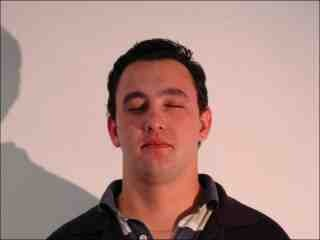
%> input picture face_dark.jpg, 320 x 240 px
$ octave skindetection.m   (GNU Octave 9; MATLAB toolbox functions it lacks are replaced by stand-ins)
%> lines starting %> are read from the running program, lines starting %| are printed output that depends on the picture; in (x1, y1, x2, y2) boxes, pixels count from 0 and x2, y2 are one past the last pixel; in counts of white or black regions, pixels touching at a corner belong together; the program's own positions count from 1
### colorspace.m
function varargout = colorspace(Conversion,varargin)
%COLORSPACE  Convert a color image between color representations.
%   B = COLORSPACE(S,A) converts the color representation of image A
%   where S is a string specifying the conversion.  S tells the
%   source and destination color spaces, S = 'dest<-src', or
%   alternatively, S = 'src->dest'.  Supported color spaces are
%
%     'RGB'              R'G'B' Red Green Blue (ITU-R BT.709 gamma-corrected)
%     'YPbPr'            Luma (ITU-R BT.601) + Chroma
%     'YCbCr'/'YCC'      Luma + Chroma ("digitized" version of Y'PbPr)
%     'YUV'              NTSC PAL Y'UV Luma + Chroma
%     'YIQ'              NTSC Y'IQ Luma + Chroma
%     'YDbDr'            SECAM Y'DbDr Luma + Chroma
%     'JPEGYCbCr'        JPEG-Y'CbCr Luma + Chroma
%     'HSV'/'HSB'        Hue Saturation Value/Brightness
%     'HSL'/'HLS'/'HSI'  Hue Saturation Luminance/Intensity
%     'XYZ'              CIE XYZ
%     'Lab'              CIE L*a*b* (CIELAB)
%     'Luv'              CIE L*u*v* (CIELUV)
%     'Lch'              CIE L*ch (CIELCH)
%
%  All conversions assume 2 degree observer and D65 illuminant.  Color
%  space names are case insensitive.  When R'G'B' is the source or
%  destination, it can be omitted. For example 'yuv<-' is short for
%  'yuv<-rgb'.
%
%  MATLAB uses two standard data formats for R'G'B': double data with
%  intensities in the range 0 to 1, and uint8 data with integer-valued
%  intensities from 0 to 255.  As MATLAB's native datatype, double data is
%  the natural choice, and the R'G'B' format used by colorspace.  However,
%  for memory and computational performance, some functions also operate
%  with uint8 R'G'B'.  Given uint8 R'G'B' color data, colorspace will
%  first cast it to double R'G'B' before processing.
%
%  If A is an Mx3 array, like a colormap, B will also have size Mx3.
%
%  [B1,B2,B3] = COLORSPACE(S,A) specifies separate output channels.
%  COLORSPACE(S,A1,A2,A3) specifies separate input channels.

% Pascal Getreuer 2005-2006

%%% Input parsing %%%
if nargin < 2, error('Not enough input arguments.'); end
[SrcSpace,DestSpace] = parse(Conversion);

if nargin == 2
   Image = varargin{1};
elseif nargin >= 3
   Image = cat(3,varargin{:});
else
   error('Invalid number of input arguments.');
end

FlipDims = (size(Image,3) == 1);

if FlipDims, Image = permute(Image,[1,3,2]); end
if ~isa(Image,'double'), Image = double(Image)/255; end
if size(Image,3) ~= 3, error('Invalid input size.'); end

SrcT = gettransform(SrcSpace);
DestT = gettransform(DestSpace);

if ~ischar(SrcT) & ~ischar(DestT)
   % Both source and destination transforms are affine, so they
   % can be composed into one affine operation
   T = [DestT(:,1:3)*SrcT(:,1:3),DestT(:,1:3)*SrcT(:,4)+DestT(:,4)];
   Temp = zeros(size(Image));
   Temp(:,:,1) = T(1)*Image(:,:,1) + T(4)*Image(:,:,2) + T(7)*Image(:,:,3) + T(10);
   Temp(:,:,2) = T(2)*Image(:,:,1) + T(5)*Image(:,:,2) + T(8)*Image(:,:,3) + T(11);
   Temp(:,:,3) = T(3)*Image(:,:,1) + T(6)*Image(:,:,2) + T(9)*Image(:,:,3) + T(12);
   Image = Temp;
elseif ~ischar(DestT)
   Image = rgb(Image,SrcSpace);
   Temp = zeros(size(Image));
   Temp(:,:,1) = DestT(1)*Image(:,:,1) + DestT(4)*Image(:,:,2) + DestT(7)*Image(:,:,3) + DestT(10);
   Temp(:,:,2) = DestT(2)*Image(:,:,1) + DestT(5)*Image(:,:,2) + DestT(8)*Image(:,:,3) + DestT(11);
   Temp(:,:,3) = DestT(3)*Image(:,:,1) + DestT(6)*Image(:,:,2) + DestT(9)*Image(:,:,3) + DestT(12);
   Image = Temp;
else
   Image = feval(DestT,Image,SrcSpace);
end

%%% Output format %%%
if nargout > 1
   varargout = {Image(:,:,1),Image(:,:,2),Image(:,:,3)};
else
   if FlipDims, Image = permute(Image,[1,3,2]); end
   varargout = {Image};
end

return;


function [SrcSpace,DestSpace] = parse(Str)
% Parse conversion argument

if isstr(Str)
   Str = lower(strrep(strrep(Str,'-',''),' ',''));
   k = find(Str == '>');

   if length(k) == 1         % Interpret the form 'src->dest'
      SrcSpace = Str(1:k-1);
      DestSpace = Str(k+1:end);
   else
      k = find(Str == '<');

      if length(k) == 1      % Interpret the form 'dest<-src'
         DestSpace = Str(1:k-1);
         SrcSpace = Str(k+1:end);
      else
         error(['Invalid conversion, ''',Str,'''.']);
      end
   end

   SrcSpace = alias(SrcSpace);
   DestSpace = alias(DestSpace);
else
   SrcSpace = 1;             % No source pre-transform
   DestSpace = Conversion;
   if any(size(Conversion) ~= 3), error('Transformation matrix must be 3x3.'); end
end
return;


function Space = alias(Space)
Space = strrep(Space,'cie','');

if isempty(Space)
   Space = 'rgb';
end

switch Space
case {'ycbcr','ycc'}
   Space = 'ycbcr';
case {'hsv','hsb'}
   Space = 'hsv';
case {'hsl','hsi','hls'}
   Space = 'hsl';
case {'rgb','yuv','yiq','ydbdr','ycbcr','jpegycbcr','xyz','lab','luv','lch'}
   return;
end
return;


function T = gettransform(Space)
% Get a colorspace transform: either a matrix describing an affine transform,
% or a string referring to a conversion subroutine
switch Space
case 'ypbpr'
   T = [0.299,0.587,0.114,0;-0.1687367,-0.331264,0.5,0;0.5,-0.418688,-0.081312,0];
case 'yuv'
   % R'G'B' to NTSC/PAL YUV
   % Wikipedia: http://en.wikipedia.org/wiki/YUV
   T = [0.299,0.587,0.114,0;-0.147,-0.289,0.436,0;0.615,-0.515,-0.100,0];
case 'ydbdr'
   % R'G'B' to SECAM YDbDr
   % Wikipedia: http://en.wikipedia.org/wiki/YDbDr
   T = [0.299,0.587,0.114,0;-0.450,-0.883,1.333,0;-1.333,1.116,0.217,0];
case 'yiq'
   % R'G'B' in [0,1] to NTSC YIQ in [0,1];[-0.595716,0.595716];[-0.522591,0.522591];
   % Wikipedia: http://en.wikipedia.org/wiki/YIQ
   T = [0.299,0.587,0.114,0;0.595716,-0.274453,-0.321263,0;0.211456,-0.522591,0.311135,0];
case 'ycbcr'
   % R'G'B' (range [0,1]) to ITU-R BRT.601 (CCIR 601) Y'CbCr
   % Wikipedia: http://en.wikipedia.org/wiki/YCbCr
   % Poynton, Equation 3, scaling of R'G'B to Y'PbPr conversion
   T = [65.481,128.553,24.966,16;-37.797,-74.203,112.0,128;112.0,-93.786,-18.214,128];
case 'jpegycbcr'
   % Wikipedia: http://en.wikipedia.org/wiki/YCbCr
   T = [0.299,0.587,0.114,0;-0.168736,-0.331264,0.5,0.5;0.5,-0.418688,-0.081312,0.5]*255;
case {'rgb','xyz','hsv','hsl','lab','luv','lch'}
   T = Space;
otherwise
   error(['Unknown color space, ''',Space,'''.']);
end
return;


function Image = rgb(Image,SrcSpace)
% Convert to Rec. 709 R'G'B' from 'SrcSpace'
switch SrcSpace
case 'rgb'
   return;
case 'hsv'
   % Convert HSV to R'G'B'
   Image = huetorgb((1 - Image(:,:,2)).*Image(:,:,3),Image(:,:,3),Image(:,:,1));
case 'hsl'
   % Convert HSL to R'G'B'
   L = Image(:,:,3);
   Delta = Image(:,:,2).*min(L,1-L);
   Image = huetorgb(L-Delta,L+Delta,Image(:,:,1));
case {'xyz','lab','luv','lch'}
   % Convert to CIE XYZ
   Image = xyz(Image,SrcSpace);
   % Convert XYZ to RGB
   T = [3.240479,-1.53715,-0.498535;-0.969256,1.875992,0.041556;0.055648,-0.204043,1.057311];
   R = T(1)*Image(:,:,1) + T(4)*Image(:,:,2) + T(7)*Image(:,:,3);  % R
   G = T(2)*Image(:,:,1) + T(5)*Image(:,:,2) + T(8)*Image(:,:,3);  % G
   B = T(3)*Image(:,:,1) + T(6)*Image(:,:,2) + T(9)*Image(:,:,3);  % B
   % Desaturate and rescale to constrain resulting RGB values to [0,1]
   AddWhite = -min(min(min(R,G),B),0);
   Scale = max(max(max(R,G),B)+AddWhite,1);
   R = (R + AddWhite)./Scale;
   G = (G + AddWhite)./Scale;
   B = (B + AddWhite)./Scale;
   % Apply gamma correction to convert RGB to Rec. 709 R'G'B'
   Image(:,:,1) = gammacorrection(R);  % R'
   Image(:,:,2) = gammacorrection(G);  % G'
   Image(:,:,3) = gammacorrection(B);  % B'
otherwise  % Conversion is through an affine transform
   T = gettransform(SrcSpace);
   temp = inv(T(:,1:3));
   T = [temp,-temp*T(:,4)];
   R = T(1)*Image(:,:,1) + T(4)*Image(:,:,2) + T(7)*Image(:,:,3) + T(10);
   G = T(2)*Image(:,:,1) + T(5)*Image(:,:,2) + T(8)*Image(:,:,3) + T(11);
   B = T(3)*Image(:,:,1) + T(6)*Image(:,:,2) + T(9)*Image(:,:,3) + T(12);
   AddWhite = -min(min(min(R,G),B),0);
   Scale = max(max(max(R,G),B)+AddWhite,1);
   R = (R + AddWhite)./Scale;
   G = (G + AddWhite)./Scale;
   B = (B + AddWhite)./Scale;
   Image(:,:,1) = R;
   Image(:,:,2) = G;
   Image(:,:,3) = B;
end

% Clip to [0,1]
Image = min(max(Image,0),1);
return;


function Image = xyz(Image,SrcSpace)
% Convert to CIE XYZ from 'SrcSpace'
WhitePoint = [0.950456,1,1.088754];

switch SrcSpace
case 'xyz'
   return;
case 'luv'
   % Convert CIE L*uv to XYZ
   WhitePointU = (4*WhitePoint(1))./(WhitePoint(1) + 15*WhitePoint(2) + 3*WhitePoint(3));
   WhitePointV = (9*WhitePoint(2))./(WhitePoint(1) + 15*WhitePoint(2) + 3*WhitePoint(3));
   L = Image(:,:,1);
   Y = (L + 16)/116;
   Y = invf(Y)*WhitePoint(2);
   U = Image(:,:,2)./(13*L + 1e-6*(L==0)) + WhitePointU;
   V = Image(:,:,3)./(13*L + 1e-6*(L==0)) + WhitePointV;
   Image(:,:,1) = -(9*Y.*U)./((U-4).*V - U.*V);                  % X
   Image(:,:,2) = Y;                                             % Y
   Image(:,:,3) = (9*Y - (15*V.*Y) - (V.*Image(:,:,1)))./(3*V);  % Z
case {'lab','lch'}
   Image = lab(Image,SrcSpace);
   % Convert CIE L*ab to XYZ
   fY = (Image(:,:,1) + 16)/116;
   fX = fY + Image(:,:,2)/500;
   fZ = fY - Image(:,:,3)/200;
   Image(:,:,1) = WhitePoint(1)*invf(fX);  % X
   Image(:,:,2) = WhitePoint(2)*invf(fY);  % Y
   Image(:,:,3) = WhitePoint(3)*invf(fZ);  % Z
otherwise   % Convert from some gamma-corrected space
   % Convert to Rec. 701 R'G'B'
   Image = rgb(Image,SrcSpace);
   % Undo gamma correction
   R = invgammacorrection(Image(:,:,1));
   G = invgammacorrection(Image(:,:,2));
   B = invgammacorrection(Image(:,:,3));
   % Convert RGB to XYZ
   T = inv([3.240479,-1.53715,-0.498535;-0.969256,1.875992,0.041556;0.055648,-0.204043,1.057311]);
   Image(:,:,1) = T(1)*R + T(4)*G + T(7)*B;  % X
   Image(:,:,2) = T(2)*R + T(5)*G + T(8)*B;  % Y
   Image(:,:,3) = T(3)*R + T(6)*G + T(9)*B;  % Z
end
return;


% [63 lines left out: functions hsv, hsl, lab, not called in this run]


function Image = luv(Image,SrcSpace)
% Convert to CIE L*u*v* (CIELUV)
WhitePoint = [0.950456,1,1.088754];
WhitePointU = (4*WhitePoint(1))./(WhitePoint(1) + 15*WhitePoint(2) + 3*WhitePoint(3));
WhitePointV = (9*WhitePoint(2))./(WhitePoint(1) + 15*WhitePoint(2) + 3*WhitePoint(3));

Image = xyz(Image,SrcSpace); % Convert to XYZ
U = (4*Image(:,:,1))./(Image(:,:,1) + 15*Image(:,:,2) + 3*Image(:,:,3));
V = (9*Image(:,:,2))./(Image(:,:,1) + 15*Image(:,:,2) + 3*Image(:,:,3));
Y = Image(:,:,2)/WhitePoint(2);
L = 116*f(Y) - 16;
Image(:,:,1) = L;                        % L*
Image(:,:,2) = 13*L.*(U - WhitePointU);  % u*
Image(:,:,3) = 13*L.*(V - WhitePointV);  % v*
return;


% [44 lines left out: functions lch, huetorgb, rgbtohue, not called in this run]


function Rp = gammacorrection(R)
Rp = real(1.099*R.^0.45 - 0.099);
i = (R < 0.018);
Rp(i) = 4.5138*R(i);
return;


function R = invgammacorrection(Rp)
R = real(((Rp + 0.099)/1.099).^(1/0.45));
i = (R < 0.018);
R(i) = Rp(i)/4.5138;
return;


function fY = f(Y)
fY = real(Y.^(1/3));
i = (Y < 0.008856);
fY(i) = Y(i)*(841/108) + (4/29);
return;


function Y = invf(fY)
Y = fY.^3;
i = (Y < 0.008856);
Y(i) = (fY(i) - 4/29)*(108/841);
return;

### skindetection.m

%%
% Program Start
% Read in dark (poor lighting) image first
 imf=imread('face_dark.jpg');
%> imf is the input picture: size 240x320x3 uint8; mean R, G, B 177.2, 143.2, 136.5
 imluv = colorspace('Luv<-rgb',imf);
%> in colorspace, `Image = feval(DestT,Image,SrcSpace);`: Image: size 240x320x3 double; 0.01% of the values are NaN or infinite; the others: min -11.35, max 94.25, mean 31.43
%> in colorspace, `varargout = {Image};`: varargout = 1 item
 L=imluv(:,:,1);
 U=imluv(:,:,2);
 V=imluv(:,:,3);
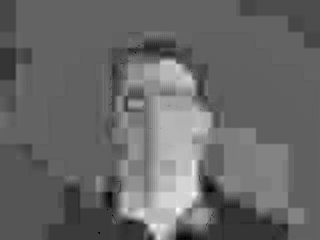
%> V: size 240x320 double; 0.01% of the values are NaN or infinite; the others: min -11.35, max 37.61, mean 8.67; drawn with min black, max white, NaN and infinite black


 %Adjust luminence spectrum of the image
 range=max(max(L));
%> range = 94.25
 L=L./range;
 L2=imadjust(L,[],[],0.6);
 L2=L2.*range;
 L=L.*range;
%%%%%%%%%% finish the correction %%%%

%Set the new luminence component
imluv2(:,:,1)=L2;
imluv2(:,:,2)=U;
imluv2(:,:,3)=V;
%> imluv2: size 240x320x3 double; 0.01% of the values are NaN or infinite; the others: min -11.35, max 94.25, mean 34.36


%Blacken the background/high luminence area
for i = 1: 240
    for j = 1: 320
        if(L2(i,j) > 80)
            L2(i,j) = 0;
        end

    end
end
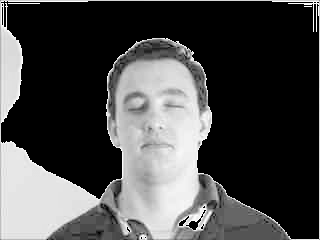
%> L2: size 240x320 double; min 0, max 80, mean 23.2; drawn with min black and max white

luv1(:,:,1)=L2;
luv1(:,:,2)=U;
luv1(:,:,3)=V;
%> luv1: size 240x320x3 double; 0.01% of the values are NaN or infinite; the others: min -11.35, max 90.64, mean 17.44
im6 = colorspace('rgb<-Luv',luv1);


ims1 = (imf(:,:,1) > 95) & (imf(:,:,2) > 40) & (imf(:,:,3) > 20);
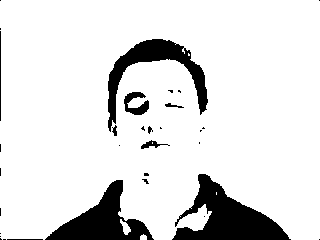
%> ims1: size 240x320 logical; 87.8% white; 32 black regions (22 under 20 px), largest, box (x1, y1, x2, y2) and area: (172, 174, 291, 240) 3571, (45, 180, 154, 240) 2664, (108, 39, 208, 132) 2379
ims2 = ((imf(:,:,1) - imf(:,:,2))>15) | ((imf(:,:,1) - imf(:,:,3))> 15);
%> ims2: size 240x320 logical; 84% white; 25 black regions (16 under 20 px), largest, box (x1, y1, x2, y2) and area: (0, 145, 124, 240) 7750, (195, 214, 288, 240) 1385, (0, 32, 18, 112) 1177
ims3 = ((imf(:,:,1) - imf(:,:,2))>15) & (imf(:,:,1)>imf(:,:,3));
%> ims3: size 240x320 logical; 82.6% white; 20 black regions (12 under 20 px), largest, box (x1, y1, x2, y2) and area: (0, 144, 124, 240) 7941, (0, 32, 20, 127) 1467, (195, 210, 288, 240) 1432
ims = ims1 & ims2 & ims3;
%> ims: size 240x320 logical; 78.2% white; 24 black regions (15 under 20 px), largest, box (x1, y1, x2, y2) and area: (0, 144, 154, 240) 8549, (172, 174, 291, 240) 3579, (107, 39, 212, 132) 2525

%%
%Now time to identify the person by creating a binary image
% and whitening the skin
[rows, columns, numberOfColorChannels] = size(imf);
%> rows = 240; columns = 320; numberOfColorChannels = 3
grayImage = imf(:,:,3);
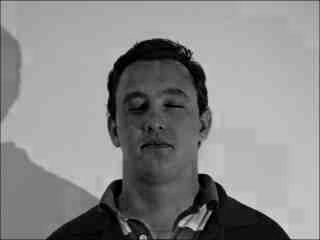
%> grayImage: size 240x320 uint8; min 0, max 227, mean 136.5
threshold = multithresh(imf);
%> threshold = 119
binaryImage = grayImage <= threshold;
%> binaryImage: size 240x320 logical; 30.9% white; 35 white regions (30 under 20 px), largest, box (x1, y1, x2, y2) and area: (0, 38, 293, 240) 22358, (0, 0, 320, 237) 1120, (3, 79, 5, 118) 39, (7, 233, 42, 234) 35, (7, 236, 40, 237) 33
binaryImage = imfill(binaryImage,'holes');

finalImage = binaryImage & ims;
%> finalImage: size 240x320 logical; 17.9% white; 70 white regions (67 under 20 px), largest, box (x1, y1, x2, y2) and area: (107, 59, 212, 240) 12860, (0, 0, 320, 237) 581, (120, 219, 128, 235) 59
imshow(finalImage);

%%
%Now with the second image
 im=imread('face_good.jpg');
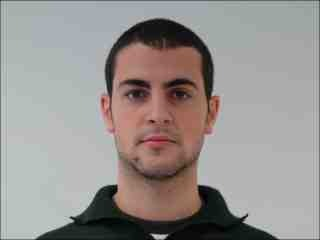
%> input picture face_good.jpg, 320 x 240 px
%> im is the input picture: size 240x320x3 uint8; mean R, G, B 151.4, 146.1, 143.4
 figure,imshow(im);title('good face');
 imluv1 = colorspace('Luv<-rgb',im);
%> in colorspace (call 3), `Image = feval(DestT,Image,SrcSpace);`: Image: size 240x320x3 double; 0.01% of the values are NaN or infinite; the others: min -11.55, max 88.1, mean 23.44
 L1=imluv1(:,:,1);
 U1=imluv1(:,:,2);
 V1=imluv1(:,:,3);
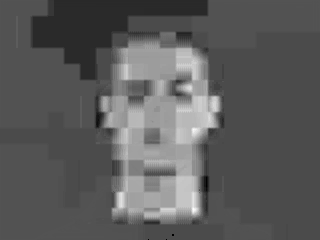
%> V1: size 240x320 double; 0.01% of the values are NaN or infinite; the others: min -11.55, max 27.54, mean 2.61; drawn with min black, max white, NaN and infinite black

 range=max(max(L1));
%> range = 88.1
 L1=L1./range;
 L3=imadjust(L1,[],[],0.6);
 L3=L3.*range;
 L1=L1.*range;
%%%%%%%%%% finish the correction %%%%

imluv4(:,:,1)=L3;
imluv4(:,:,2)=U;
imluv4(:,:,3)=V;
%> imluv4: size 240x320x3 double; 0.01% of the values are NaN or infinite; the others: min -11.35, max 90.64, mean 33.55
im7 = colorspace('rgb<-Luv',imluv4);

 %%
 %Skin detection with second image
 ims4 = (im(:,:,1) > 95) & (im(:,:,2) > 40) & (im(:,:,3) > 20);
%> ims4: size 240x320 logical; 86.8% white; 27 black regions (21 under 20 px), largest, box (x1, y1, x2, y2) and area: (35, 185, 280, 240) 6096, (105, 19, 214, 113) 2690, (131, 162, 192, 182) 437, (164, 78, 196, 101) 432, (124, 79, 150, 100) 333, (149, 139, 168, 141) 22
ims5 = ((im(:,:,1) - im(:,:,2))>15) | ((im(:,:,1) - im(:,:,3))>15);
%> ims5: size 240x320 logical; 21.6% white; 1 white region, box (x1, y1, x2, y2) and area: (99, 39, 222, 223) 16551
ims6 = ((im(:,:,1) - im(:,:,2))>15) & (im(:,:,1)>im(:,:,3));
%> ims6: size 240x320 logical; 20.8% white; 1 white region, box (x1, y1, x2, y2) and area: (99, 39, 222, 222) 15945
ims7 = ims4 & ims5 & ims6;
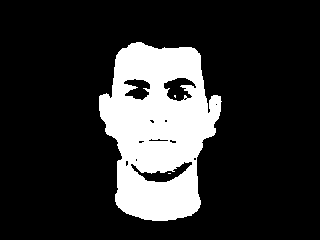
%> ims7: size 240x320 logical; 18.7% white; 3 white regions (2 under 20 px), largest, box (x1, y1, x2, y2) and area: (99, 42, 222, 221) 14333
imshow(ims7);
imshow(im6);
